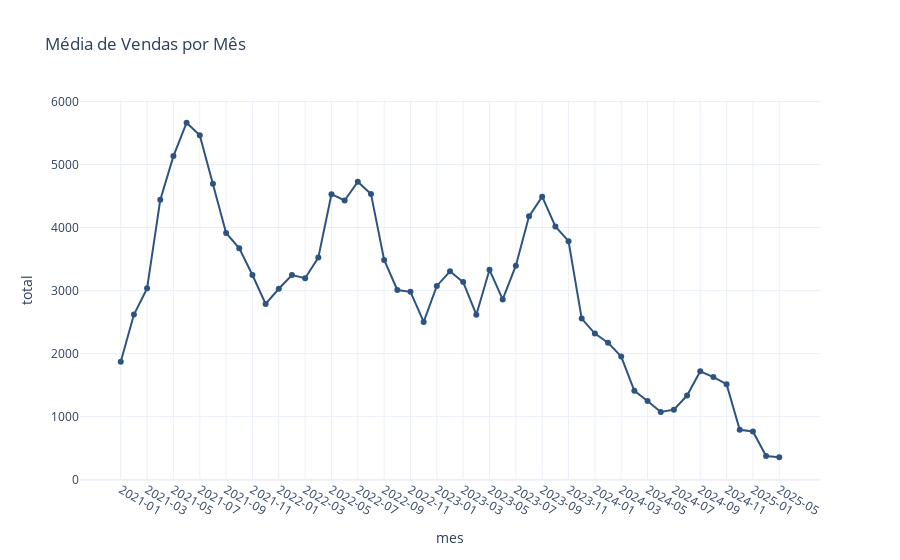

Notebook code for this chart:
### Code cell
# 005. Análise sazonal: média de vendas por mês
df['data'] = pd.to_datetime(df['data'], dayfirst=True, errors='coerce')
df['mes'] = df['data'].dt.to_period('M').astype(str)
df_mes = df.groupby('mes')['total'].mean().reset_index()

fig4 = px.line(df_mes, x='mes', y='total', markers=True,
               title='Média de Vendas por Mês')
fig4.update_xaxes(type='category')
fig4.show()

### Figure 1 — Plotly figure (JSON) as saved in the notebook; plotly's stock layout.template omitted (floating-point values rounded to 4 significant figures)
{"data": [{"hovertemplate": "mes=%{x}<br>total=%{y}<extra></extra>", "legendgroup": "", "line": {"color": "#2d5480", "dash": "solid"}, "marker": {"symbol": "circle"}, "mode": "lines+markers", "name": "", "orientation": "v", "showlegend": false, "type": "scatter", "x": ["2021-01", "2021-02", "2021-03", "2021-04", "2021-05", "2021-06", "2021-07", "2021-08", "2021-09", "2021-10", "2021-11", "2021-12", "2022-01", "2022-02", "2022-03", "2022-04", "2022-05", "2022-06", "2022-07", "2022-08", "2022-09", "2022-10", "2022-11", "2022-12", "2023-01", "2023-02", "2023-03", "2023-04", "2023-05", "2023-06", "2023-07", "2023-08", "2023-09", "2023-10", "2023-11", "2023-12", "2024-01", "2024-02", "2024-03", "2024-04", "2024-05", "2024-06", "2024-07", "2024-08", "2024-09", "2024-10", "2024-11", "2024-12", "2025-01", "2025-04", "2025-05"], "xaxis": "x", "y": [1872.0, 2621.0, 3036.0, 4439.0, 5133.0, 5662.0, 5463.0, 4694.0, 3913.0, 3672.0, 3247.0, 2789.0, 3029.0, 3247.0, 3196.0, 3524.0, 4529.0, 4429.0, 4728.0, 4534.0, 3486.0, 3010.0, 2981.0, 2502.0, 3074.0, 3306.0, 3134.0, 2618.0, 3329.0, 2859.0, 3396.0, 4178.0, 4490.0, 4018.0, 3784.0, 2556.0, 2319.0, 2174.0, 1953.0, 1409.0, 1250.0, 1074.0, 1111.0, 1335.0, 1721.0, 1627.0, 1516.0, 790.6, 763.8, 375.1, 356.2], "yaxis": "y"}], "layout": {"legend": {"tracegroupgap": 0}, "title": {"text": "Média de Vendas por Mês"}, "xaxis": {"anchor": "y", "domain": [0, 1], "title": {"text": "mes"}, "type": "category"}, "yaxis": {"anchor": "x", "domain": [0, 1], "title": {"text": "total"}}}}
